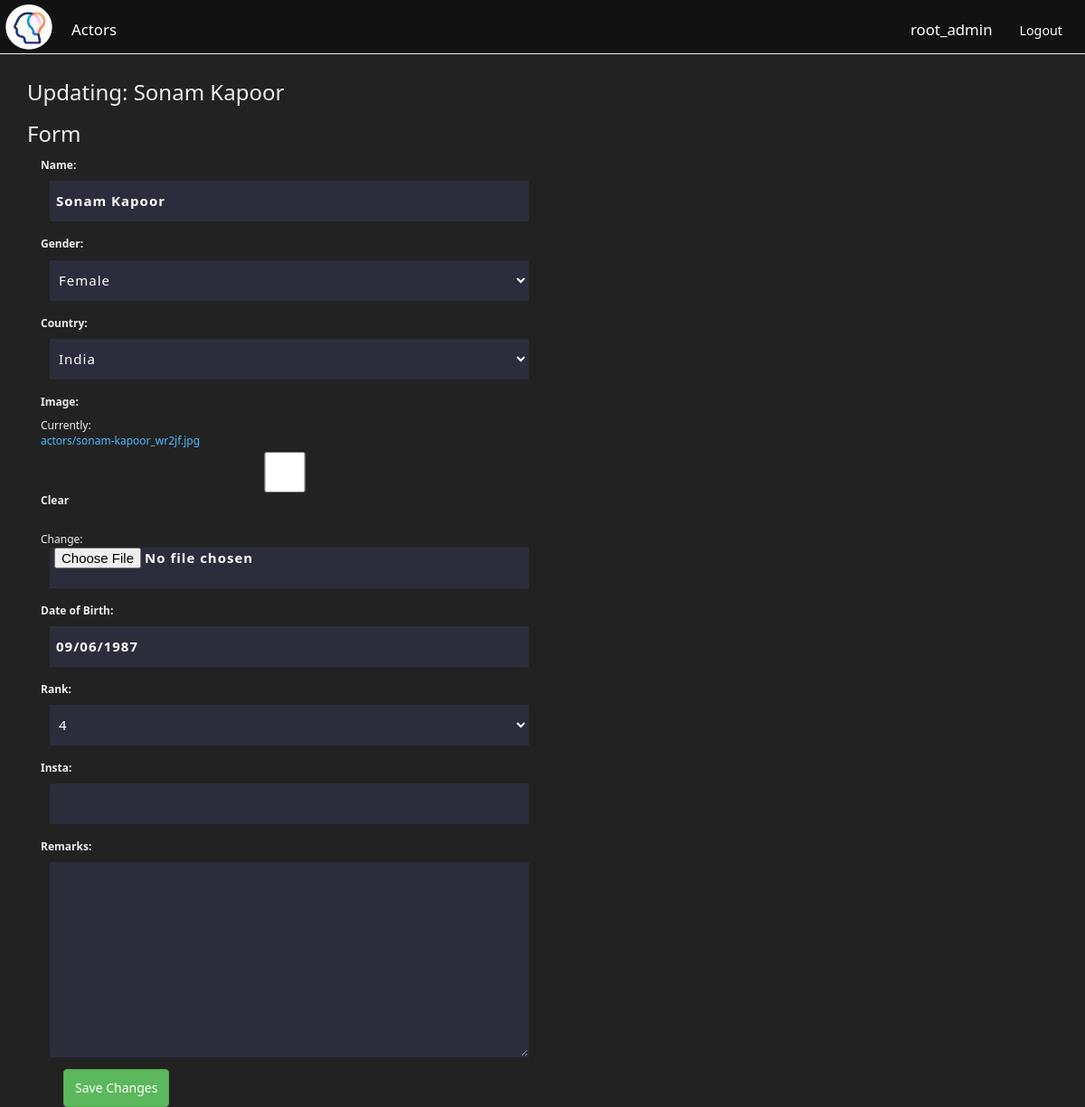
The page /actor/1/sonam-kapoor_wr2jf/edit (signed in) on the database its author committed.
### things/models.py (models this page shows, shortened)
class Actor(models.Model):
    genders = (
		('f', 'Female'),
        ('m', 'Male'),
        ('o', 'Not Specified'),
    )
    def update_image_file(instance, filename):
        ext = filename.split('.')[-1]
        filename = "%s.%s" % (instance.slug, ext)
        return os.path.join('actors', filename)
    owner           =models.ForeignKey(User)
    name            =models.CharField(max_length=50, blank=False, validators=[alphanumspacedash])
    gender          =models.CharField(choices=genders, blank=False, max_length=12, default='o')
    country         =CountryField(blank_label='(select country)')
    image           =models.ImageField(upload_to=update_image_file, blank=True, null=True)
    dob             =models.DateField(blank=False, default='01/01/89')
    rank            =models.CharField(choices=top_five, blank=True, null=True, max_length=12)
    insta           =models.URLField(max_length=200, blank=True, null=True)
    remarks         =models.TextField(blank=True, null=True)
    slug            =models.SlugField(blank=True, null=True)
    timestamp       =models.DateTimeField(auto_now_add=True)
    updated         =models.DateTimeField(auto_now=True)
    class Meta:
        ordering = ('name',)

### things/views.py (the view)
# urls.py: url(r'^actor/(?P<pk>\d+)/(?P<slug>[\w-]+)/edit$', views.ActorUpdateView.as_view(), name='edit_actor'),
class ActorUpdateView(LoginRequiredMixin, UpdateView):
    form_class=ActorUpdateForm
    template_name='things/form.html'
    def get_context_data(self, *args, **kwargs):
        ctx = super(ActorUpdateView, self).get_context_data(*args, **kwargs)
        name = self.get_object().name
        ctx['formtitle'] = 'Updating: {}'.format(name)
        ctx['formbutton'] = 'Save Changes'
        return ctx
    def get_queryset(self):
        if not self.request.user.is_authenticated:
            raise Http404
        return Actor.objects.filter(owner=self.request.user)

### things/forms.py
class ActorUpdateForm(forms.ModelForm):
    class Meta:
        model = Actor
        exclude = ['owner', 'slug', 'timestamp', 'updated',]
        labels = {
            'dob': ('Date of Birth'),
        }
        widgets = {
            'dob': forms.DateInput(attrs={'class':'datepicker'}),
        }

### things/templates/things/form.html (shortened to what this page needs)
{%extends "base.html"%}
{%block loadcss%}
<link rel="stylesheet" href="https://cdnjs.cloudflare.com/ajax/libs/jqueryui/1.12.1/jquery-ui.min.css" />
{%endblock loadcss%}
{%block content%}
<h3>{{ formtitle | safe }}</h3>
<h3>Form</h3>
<form class="col-xs-12 col-md-6" method="POST" enctype="multipart/form-data">
  {{ form.as_p }}
  <div class="col-xs-12">
    <button class="btn btn-success" type="Submit">
      {{ formbutton | safe }}
    </button>
  </div>
</form>
{%endblock content%}

### templates/nav.html (shortened to what this page needs)
<nav>
    <div class="navbar navbar-fixed-top" style="background: rgba(253, 249, 244, 0.944); box-shadow: none;">
      <div class="navbar-header">
          <a class="navbar-brand logo" href="/"><img src="/media/logo.png" width="64px;"></a>
      </div>
      <div class="navbar-collapse collapse" id="sitenav">
        <ul class="nav navbar-nav" style="padding-top: 8px;">
            <li class="dropdown">
                <a class="dropdown-toggle" data-toggle="dropdown" href="#">
                Actors</a>
            </li>
        </ul>
        <ul class="nav navbar-nav navbar-right" style="padding-top: 8px;margin-right:10px!important">
          {%if request.user.is_authenticated%}
            <li id="username">
                <a href="/profile">{{request.user}}</a>
            </li>
            <li class="right" id="logout"><a href="/logout/"><small>Logout</small></a></li>
          {%else%}
            <li><p><a href="/login/">Login</a>/<a href="/join/">Register</a></p></li>
          {%endif%}
        </ul>
      </div>
    </div>
  </nav>

### templates/css.html (style rules this page uses)
.navbar-header, .navbar-collapse { background: #121212; color: #4abaff; }
.navbar-brand { padding: 0; transform: scale(.8); }
.navbar-nav>li>a { font-size: 1.4em; }
body { background: #222; color: #eee; font-size: 1.2rem; font-family: 'Segoe UI', Tahoma, Geneva, Verdana, sans-serif; }
a, a:hover, a:active, a:focus, a:visited { color: #fff; }
input, select, textarea, option, button { color: #222; background: #fff; min-height: 3em; font-size: 1.25em; margin-left: 10px; border-color: transparent; outline: 0; }
input, select, textarea { color: #fff; background: rgba(111, 123, 233, 0.133); padding: 0px 5px; letter-spacing: 1px; }
input { font-weight: bold; }
form p { display: flex; flex-flow: column; align-items: stretch; padding: 3px 0; }
form a { color: #4abaff; }
label { padding-bottom: 4px; }

### rows shown on the page
Actor: name "Sonam Kapoor", gender "Female", country "India", dob "09/06/1987", rank "4"

### other values the page prints
{{ request.user }} "root_admin"
